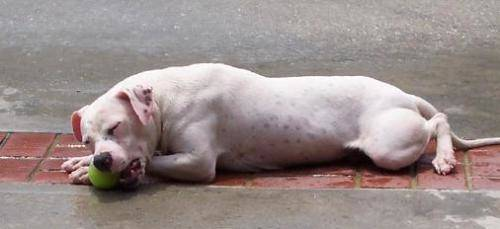
#> input picture Chuong8/dog.jpg, 500 x 229 px, found by its file name
$ python linear_example.py
#> lines starting #> are read from the running program, lines starting #| are printed output that depends on the picture; after the words box and inside, x2 and y2 are one past the last pixel; in counts of white or black regions, pixels touching at a corner belong together

import numpy as np
import cv2

labels = ["dog", "cat", "panda"]
np.random.seed(1)

W = np.random.randn(3, 3072)
b = np.random.randn(3)

orig = cv2.imread("Chuong8\dog.jpg")
#> orig is the input picture: shape (229, 500, 3); mean B, G, R 139.5, 141.2, 153.9

image = cv2.resize(orig, (32, 32)).flatten()
#> image = 3072 values, max 254 at index 1175, min 2 at index 2262, mean 144.8


scores = W.dot(image) + b
#> scores = [11722.8, 2714.3, 24.31]

for (label, score) in zip(labels, scores):
    print("[INFO] {}: {:.2f}".format(label, score))
#> this loop made 3 passes
#> (label, score) on passes 1 to 3: ('dog', 11722.8), ('cat', 2714.3), ('panda', 24.31)
#| [INFO] dog: 11722.76
#| [INFO] cat: 2714.29
#| [INFO] panda: 24.31
cv2.putText(orig, "Label: {}".format(labels[np.argmax(scores)]),(10, 30), cv2.FONT_HERSHEY_SIMPLEX, 0.9, (0, 255, 0), 2)
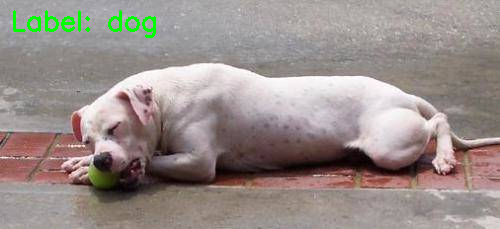
#> orig: shape (229, 500, 3); 0.88% of pixels changed, all inside (x1, y1, x2, y2) = (13, 10, 156, 38)

cv2.imshow("Image", orig)
cv2.waitKey(0)
